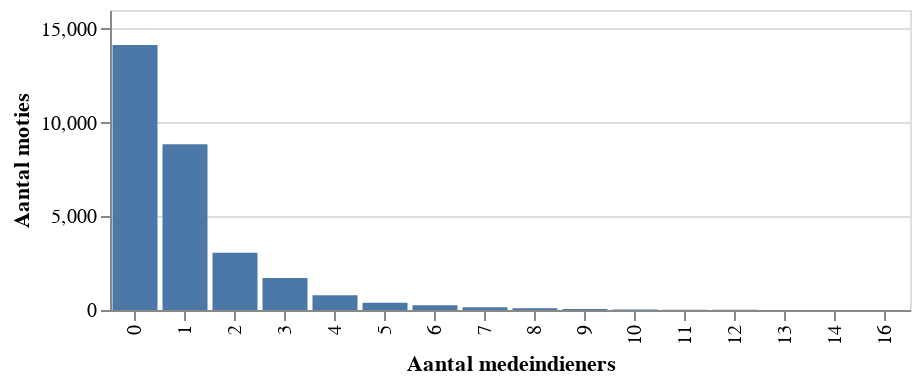

The notebook cell this image was saved under:
### Markdown cell above
In bovenstaande histogrammen gaat het vooral om de verdeling van de moties. Het absolute aantal is niet echt vergelijkbaar omdat de duur van de kabinetten verschillend is. 
* Bij Balkenende IV zijn meerdere pieken te zien: protestmoties die nauwelijks stemmen krijgen, een grote piek met moties die rond de 35 stemmen blijven hangen en een piek met unaniem aangenomen moties
* Bij Rutte I waren er relatief veel meer moties die het nipt wel of juist niet haalden.
* Bij Rutte II is verlijkbaar met Balkenende IV, behalve dat er meer moties het niet haalden
* Bij Rutte III is er een hele grote piek in het aantal unaniem aangenomen moties. Dit lijken er ook steeds meer te worden (500 in 2018, 700 in 2019 en 900 in 2020)

### Code cell
medeindieners = df['Medeindiener_persoon'].values
c = Counter(len(i) for i in medeindieners)
c.most_common()
source = pd.DataFrame(c.most_common()).rename(columns={0:'Aantal medeindieners',1:'Aantal moties'})
alt.Chart(source,width=400,height = 150).mark_bar().encode(
    x=alt.X('Aantal medeindieners:O',sort=alt.EncodingSortField(field="x", op="count", order='ascending')),
    y='Aantal moties:Q'
)

### Figure 1 — Vega-Lite specification as saved in the notebook (floating-point values rounded to 4 significant figures)
{"config": {"view": {"continuousWidth": 400, "continuousHeight": 300}}, "data": {"name": "data-846b617a9cde4279c30cce17d3ec7772"}, "mark": "bar", "encoding": {"x": {"type": "ordinal", "field": "Aantal medeindieners", "sort": {"field": "x", "op": "count", "order": "ascending"}}, "y": {"type": "quantitative", "field": "Aantal moties"}}, "height": 150, "width": 400, "$schema": "https://vega.github.io/schema/vega-lite/v4.8.1.json", "datasets": {"data-846b617a9cde4279c30cce17d3ec7772": [{"Aantal medeindieners": 0, "Aantal moties": 14127}, {"Aantal medeindieners": 1, "Aantal moties": 8840}, {"Aantal medeindieners": 2, "Aantal moties": 3049}, {"Aantal medeindieners": 3, "Aantal moties": 1713}, {"Aantal medeindieners": 4, "Aantal moties": 782}, {"Aantal medeindieners": 5, "Aantal moties": 393}, {"Aantal medeindieners": 6, "Aantal moties": 248}, {"Aantal medeindieners": 7, "Aantal moties": 151}, {"Aantal medeindieners": 8, "Aantal moties": 93}, {"Aantal medeindieners": 9, "Aantal moties": 55}, {"Aantal medeindieners": 10, "Aantal moties": 31}, {"Aantal medeindieners": 11, "Aantal moties": 14}, {"Aantal medeindieners": 12, "Aantal moties": 9}, {"Aantal medeindieners": 13, "Aantal moties": 5}, {"Aantal medeindieners": 14, "Aantal moties": 3}, {"Aantal medeindieners": 16, "Aantal moties": 1}]}}
